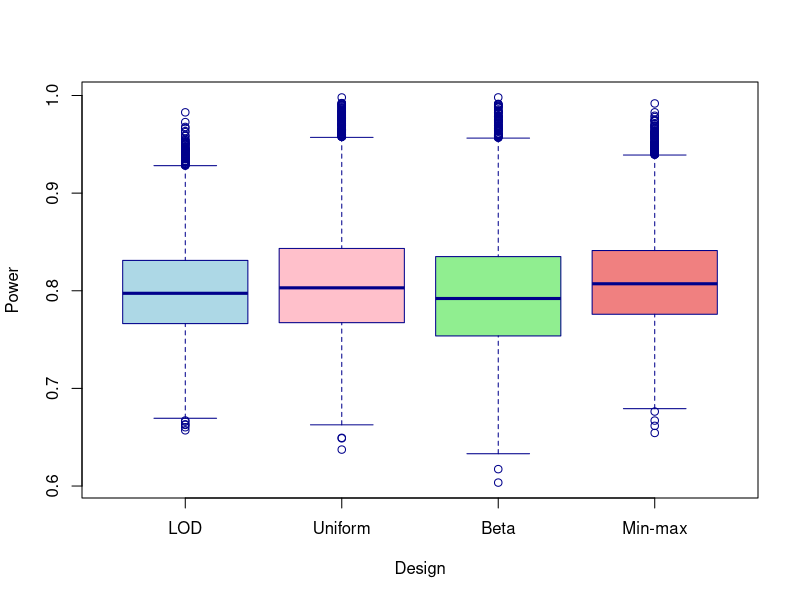

The R source for this figure:
library(MASS)  # For unifrnd equivalent
#library(ggplot2)  # For boxplot visualization

al<-0.05
delta <- 0.4  # Placeholder for effect size
rho<- c(rep(0.001,3),rep(0.01,3),rep(0.02,3),rep(0.025,3))
rho1<- c(rep(0.72,3),rep(0.75,3),rep(0.85,3),rep(0.88,3))

# Initialize parameters
n_opt<- round(c(19,19,19,7,7,7,7,7,7,7,7,7))
n_uni <- round(c(13,13,13,8,8,8,7,7,7,14,14,14))
n_beta <- round(c(7,7,7,13,13,13,7,7,7,14,14,14))
n_minmax <- round(c(15,15,15,10,10,10,7,7,7,9,9,9))

m <- length(n_opt)
sigma <- rep(1.8, m)  # Assuming sigma is defined elsewhere

t1 = qt(al/2,m-1);
t2 = qt(1-(al/2),m-1);

# Define parameter bounds
a1 <- rep(0,m)
b1 <- rho + 0.02
a2 <-  rho1 - 0.1
b2 <- rho1 + 0.1

# Number of simulations
n_sim <- 1e4

# Initialize power vectors
pwr_opt <- numeric(n_sim)
pwr_uni <- numeric(n_sim)
pwr_beta <- numeric(n_sim)
pwr_minmax <- numeric(n_sim)
V_opt <- numeric(m)
V_uni <- numeric(m)
V_beta <- numeric(m)
V_minmax <- numeric(m)


# Loop over simulations
for (i in 1:n_sim) {
  
  r <- mapply(runif, n = 1, min = a1, max = b1) 
  
  r1 <- mapply(runif, n = 1, min = a2, max = b2) 
  

  for (j in 1:m) {
    V_opt[j] <- n_opt[j] / ((sigma[j]^2) * (1 + ((n_opt[j] - 1) * r[j] - r1[j])))
  }
    V_opt_sum<- 2/sum(V_opt)
    
 for (j in 1:m) {
      V_uni[j] <- n_uni[j] / ((sigma[j]^2) * (1 + ((n_uni[j] - 1) * r[j] - r1[j])))
    }
    V_uni_sum<- 2/sum(V_uni)
    
  for (j in 1:m) {
      V_beta[j] <- n_beta[j] / ((sigma[j]^2) * (1 + ((n_beta[j] - 1) * r[j] - r1[j])))
    }
    V_beta_sum<- 2/sum(V_beta)
    
    for (j in 1:m) {
      V_minmax[j] <- n_minmax[j] / ((sigma[j]^2) * (1 + ((n_minmax[j] - 1) * r[j] - r1[j])))
    }
    V_minmax_sum<- 2/sum(V_minmax)
    
   pwr_opt[i] <- 1 - pt(t2, df = m - 1, ncp = delta / sqrt(V_opt_sum)) +
    pt(t1, df = m - 1, ncp = delta / sqrt(V_opt_sum))
  
  pwr_uni[i] <- 1 - pt(t2, df = m - 1, ncp = delta / sqrt(V_uni_sum)) +
    pt(t1, df = m - 1, ncp = delta / sqrt(V_uni_sum))
  
  pwr_beta[i] <- 1 - pt(t2, df = m - 1, ncp = delta / sqrt(V_beta_sum)) +
    pt(t1, df = m - 1, ncp = delta / sqrt(V_beta_sum))
  
  pwr_minmax[i] <- 1 - pt(t2, df = m - 1, ncp = delta / sqrt(V_minmax_sum)) +
    pt(t1, df = m - 1, ncp = delta / sqrt(V_minmax_sum))
}

# Boxplot visualization

boxplot(pwr_opt, pwr_uni, pwr_beta, pwr_minmax,
        names = c("LOD", "Uniform", "Beta", "Min-max"),
        col = c("lightblue", "pink", "lightgreen", "lightcoral"),
        ylab = "Power",
        xlab = "Design",
        border = "darkblue"
       )
